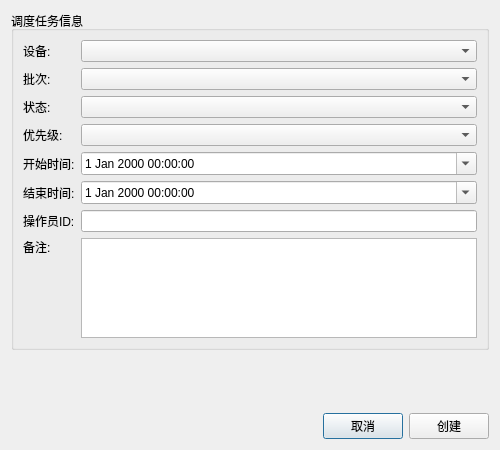
<?xml version="1.0" encoding="UTF-8"?>
<ui version="4.0">
 <class>CreateTaskDialog</class>
 <widget class="QDialog" name="CreateTaskDialog">
  <property name="geometry">
   <rect>
    <x>0</x>
    <y>0</y>
    <width>500</width>
    <height>450</height>
   </rect>
  </property>
  <property name="windowTitle">
   <string>创建调度任务</string>
  </property>
  <layout class="QVBoxLayout" name="verticalLayout">
   <item>
    <widget class="QGroupBox" name="taskGroup">
     <property name="title">
      <string>调度任务信息</string>
     </property>
     <layout class="QFormLayout" name="formLayout">
      <item row="0" column="0">
       <widget class="QLabel" name="equipmentLabel">
        <property name="text">
         <string>设备:</string>
        </property>
       </widget>
      </item>
      <item row="0" column="1">
       <widget class="QComboBox" name="equipmentComboBox"/>
      </item>
      <item row="1" column="0">
       <widget class="QLabel" name="lotLabel">
        <property name="text">
         <string>批次:</string>
        </property>
       </widget>
      </item>
      <item row="1" column="1">
       <widget class="QComboBox" name="lotComboBox"/>
      </item>
      <item row="2" column="0">
       <widget class="QLabel" name="statusLabel">
        <property name="text">
         <string>状态:</string>
        </property>
       </widget>
      </item>
      <item row="2" column="1">
       <widget class="QComboBox" name="statusComboBox"/>
      </item>
      <item row="3" column="0">
       <widget class="QLabel" name="priorityLabel">
        <property name="text">
         <string>优先级:</string>
        </property>
       </widget>
      </item>
      <item row="3" column="1">
       <widget class="QComboBox" name="priorityComboBox"/>
      </item>
      <item row="4" column="0">
       <widget class="QLabel" name="startTimeLabel">
        <property name="text">
         <string>开始时间:</string>
        </property>
       </widget>
      </item>
      <item row="4" column="1">
       <widget class="QDateTimeEdit" name="startTimeEdit">
        <property name="calendarPopup">
         <bool>true</bool>
        </property>
       </widget>
      </item>
      <item row="5" column="0">
       <widget class="QLabel" name="endTimeLabel">
        <property name="text">
         <string>结束时间:</string>
        </property>
       </widget>
      </item>
      <item row="5" column="1">
       <widget class="QDateTimeEdit" name="endTimeEdit">
        <property name="calendarPopup">
         <bool>true</bool>
        </property>
       </widget>
      </item>
      <item row="6" column="0">
       <widget class="QLabel" name="operatorLabel">
        <property name="text">
         <string>操作员ID:</string>
        </property>
       </widget>
      </item>
      <item row="6" column="1">
       <widget class="QLineEdit" name="operatorIdEdit"/>
      </item>
      <item row="7" column="0">
       <widget class="QLabel" name="remarksLabel">
        <property name="text">
         <string>备注:</string>
        </property>
        <property name="alignment">
         <set>Qt::AlignLeading|Qt::AlignLeft|Qt::AlignTop</set>
        </property>
       </widget>
      </item>
      <item row="7" column="1">
       <widget class="QTextEdit" name="remarksEdit">
        <property name="maximumSize">
         <size>
          <width>16777215</width>
          <height>100</height>
         </size>
        </property>
       </widget>
      </item>
     </layout>
    </widget>
   </item>
   <item>
    <spacer name="verticalSpacer">
     <property name="orientation">
      <enum>Qt::Vertical</enum>
     </property>
     <property name="sizeHint" stdset="0">
      <size>
       <width>20</width>
       <height>40</height>
      </size>
     </property>
    </spacer>
   </item>
   <item>
    <layout class="QHBoxLayout" name="buttonLayout">
     <item>
      <spacer name="horizontalSpacer">
       <property name="orientation">
        <enum>Qt::Horizontal</enum>
       </property>
       <property name="sizeHint" stdset="0">
        <size>
         <width>40</width>
         <height>20</height>
        </size>
       </property>
      </spacer>
     </item>
     <item>
      <widget class="QPushButton" name="cancelButton">
       <property name="text">
        <string>取消</string>
       </property>
      </widget>
     </item>
     <item>
      <widget class="QPushButton" name="createButton">
       <property name="text">
        <string>创建</string>
       </property>
      </widget>
     </item>
    </layout>
   </item>
  </layout>
 </widget>
 <resources/>
 <connections/>
</ui>
